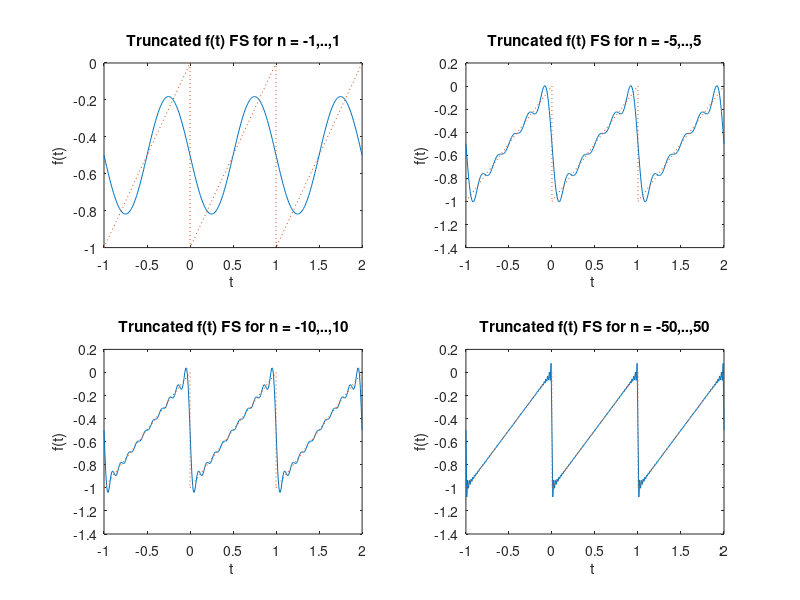
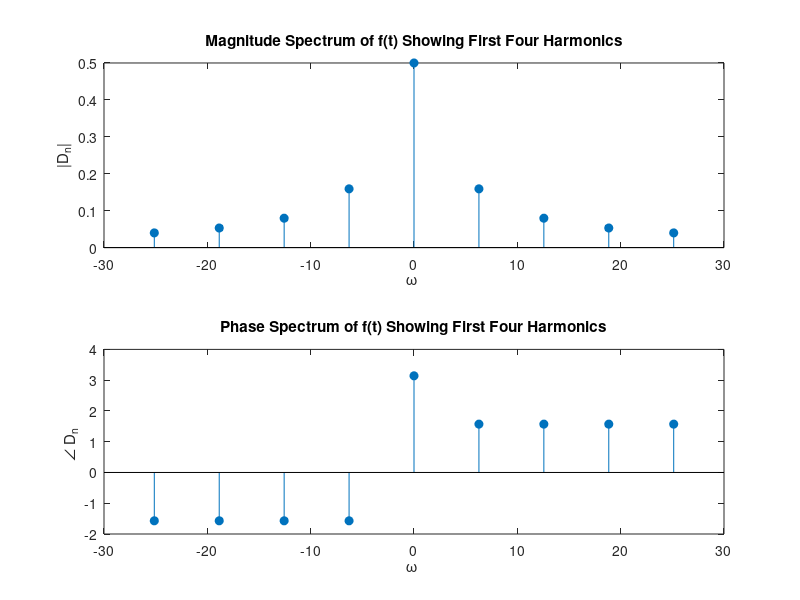

These charts were generated, in order, by the following MATLAB code:
% Filename: praktikum4c.m
%
% Description: m-file to compute and plot the truncated Fourier
%              Series representation of a sawtooth.
% *** Plot truncatated FS for various numbers of terms. ***
clear;                 	% clear matlab's memory
figure(1); clf;      	% open and clear figure 1
To = 1; wo = 2*pi/To;  	% fundamental period and frequency
D0 = -0.5;              % signal offset
t = -1:0.01:2;              % time over which we'll plot signal
N = [1 5 10 50];            % +/- values at which we'll truncate FS
for i = 1:4,                % compute truncated FS for above N values
   f = D0*ones(size(t));        % start out with DC bias term
for n = -N(i):-1,            % loop over negative n
      Dn = j/(2*pi*n);          % Fourier coefficient
      f = f + real(Dn*exp(j*n*wo*t));   % add FS terms
   end;
   
   for n = 1:N(i),          % loop over positive n
      Dn = j/(2*pi*n);                  % Fourier coefficient
      f = f + real(Dn*exp(j*n*wo*t));   % add FS terms
   end;
   subplot(2,2,i);   % plot truncated FS representation of f(t)
   plot(t,f);        % and actual signal
   hold on;
   plot([-1 0 0 1 1 2],[-1 0 -1 0 -1 0],':');
   hold off;
   xlabel('t ');
   ylabel('f(t)');
   titlevec = ['Truncated f(t) FS for n = ' num2str(-N(i)),',..,',num2str(N(i))];
   title(titlevec);
   
end;
 
% *** Plot exponential magnitude and phase spectra for 1st 4 harmonics
clear;                  % clear matlab's memory
figure(2); clf;             % open and clear figure 2
 
To = 1; wo = 2*pi/To; 	% fundamental period and frequency
D0 = -0.5;              % signal offset, 0 frequency term
i = 1;                  % vector index to help store Dn and w
for n = -4:-1, 		% loop over negative n
   Dn(i) = j/(2*pi*n); 	% Compute & store fourier coef.
   w(i) = n*wo; 		% store associated frequency
    i = i + 1;          % increment vector index   
end;
 
Dn(i) = D0; w(i) = 0; 	% store 0 frequency terms                           
i = i + 1;              % increment vector index
 
for n = 1:4,            % loop over positive n
   Dn(i) = j/(2*pi*n); 	% Compute & store Fourier coef.
   w(i) = n*wo;             % store associated frequency
   i = i + 1;               % increment vector index;
end;
   
subplot(2,1,1);             % plot magnitude spectrum of f(t)
stem(w,abs(Dn),'filled');
xlabel('\omega ');
ylabel('|D_n|');
title('Magnitude Spectrum of f(t) Showing First Four Harmonics');
 
subplot(2,1,2);             % plot phase spectrum of f(t)
stem(w,angle(Dn),'filled');
xlabel('\omega ');
ylabel('\angle D_n ');
title('Phase Spectrum of f(t) Showing First Four Harmonics');